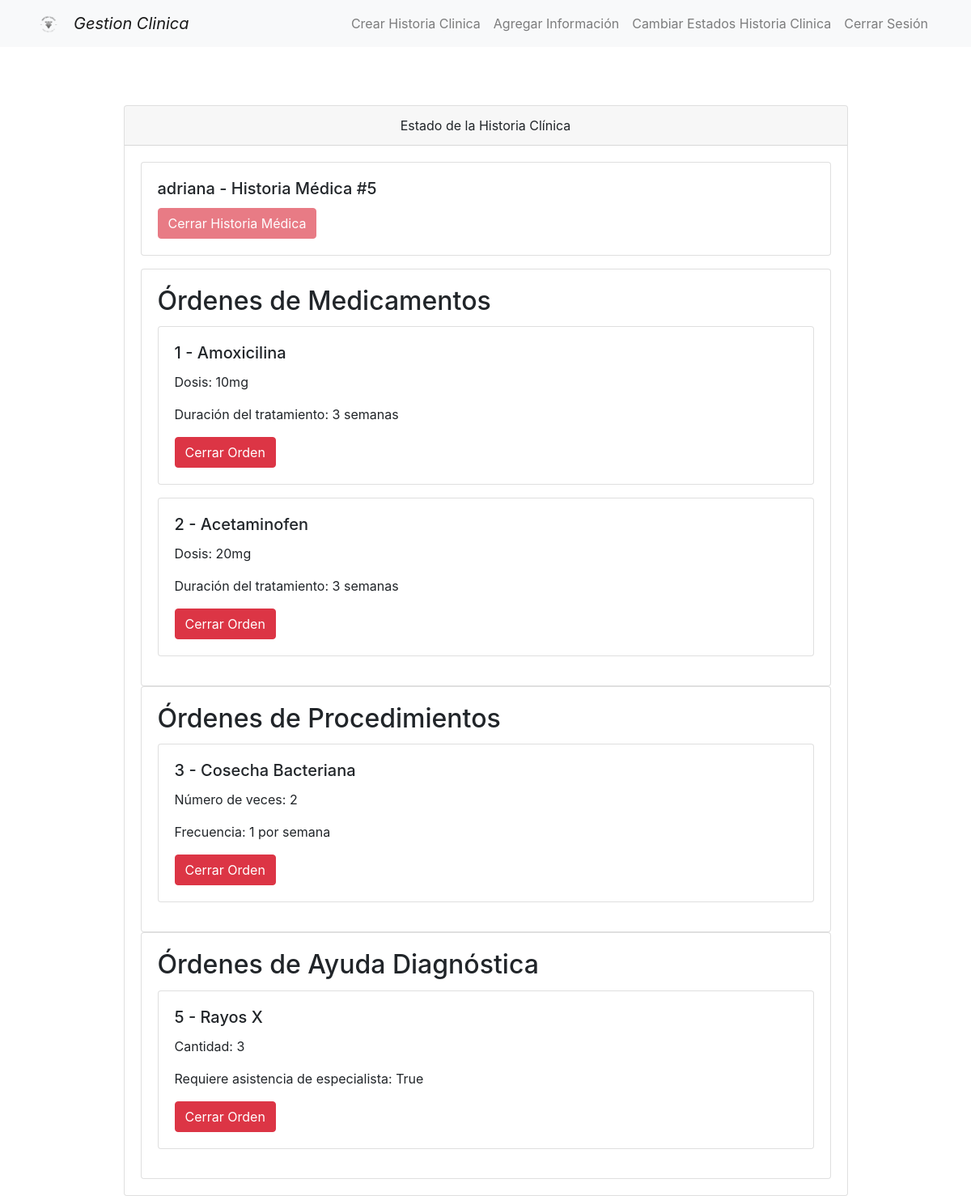
The page /home/medicos/estado_historia/5/ on the database as committed earlier.
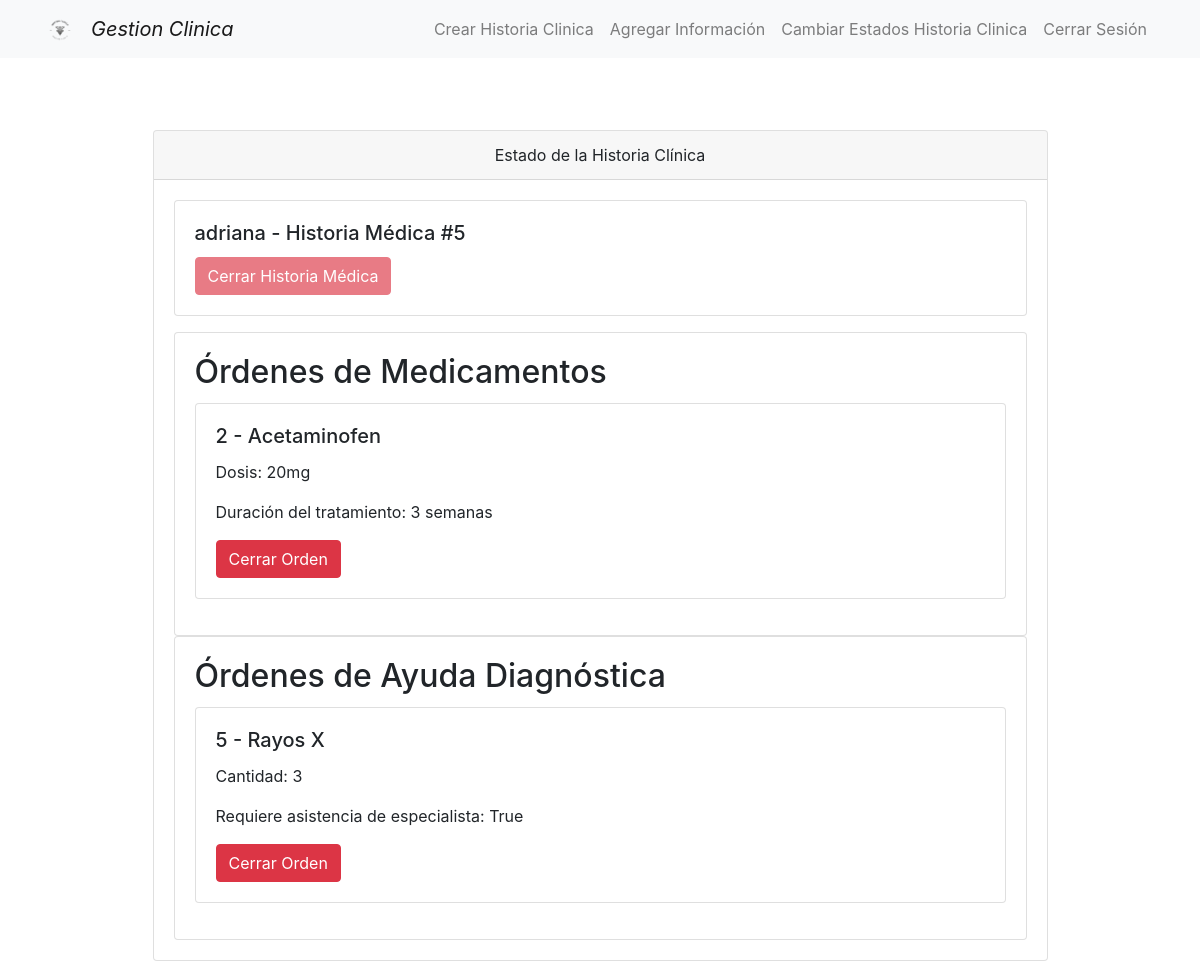
The same page on the database as committed later.
### medicos/models.py (models this page shows, shortened)
class OrdenMedicamento(models.Model):
    orden = models.ForeignKey(Orden, on_delete=models.CASCADE, related_name='medicamentos')
    numero_item = models.PositiveIntegerField()  # Número de ítem dentro de la orden
    nombre_medicamento = models.CharField(max_length=200)
    dosis = models.CharField(max_length=50)
    duracion_tratamiento = models.CharField(max_length=50)
    costo = models.DecimalField(max_digits=10, decimal_places=2)
    cerrada = models.BooleanField(default=False)

class OrdenProcedimiento(models.Model):
    orden = models.ForeignKey(Orden, on_delete=models.CASCADE, related_name='procedimientos')
    numero_item = models.PositiveIntegerField()  # Número de ítem dentro de la orden
    nombre_procedimiento = models.CharField(max_length=200)
    numero_veces = models.PositiveIntegerField()
    frecuencia = models.CharField(max_length=50)
    costo = models.DecimalField(max_digits=10, decimal_places=2)
    requiere_asistencia_especialista = models.BooleanField()
    cerrada = models.BooleanField(default=False)

### medicos/views.py (the view)
# urls.py: path('home/medicos/estado_historia/', views.buscar_estado_historia, name='buscar_estado_historia'),
def estado_historia(request, id_historia_medica):
    historia_clinica = HistoriaClinica.objects.get(id=id_historia_medica)
    paciente_nombre = historia_clinica.paciente.nombre_completo
    ordenes_medicamentos = historia_clinica.ordenes.filter(tipo_orden='medicamento', cerrada=False)
    ordenes_procedimientos = historia_clinica.ordenes.filter(tipo_orden='procedimiento', cerrada=False)
    ordenes_ayuda_diagnostica = historia_clinica.ordenes.filter(tipo_orden='ayuda_diagnostica', cerrada=False)
    detalles_ordenes_medicamentos = []
    for orden in ordenes_medicamentos:
        orden_medicamento = OrdenMedicamento.objects.get(orden=orden)
        detalle = {
            'id': orden.id,
            'nombre_medicamento': orden_medicamento.nombre_medicamento,
            'dosis': orden_medicamento.dosis,
            'duracion_tratamiento': orden_medicamento.duracion_tratamiento,
        }
        detalles_ordenes_medicamentos.append(detalle)
    detalles_ordenes_procedimientos = []
    for orden in ordenes_procedimientos:
        orden_procedimiento = OrdenProcedimiento.objects.get(orden=orden)
        detalle = {
            'id': orden.id,
            'nombre_procedimiento': orden_procedimiento.nombre_procedimiento,
            'numero_veces': orden_procedimiento.numero_veces,
            'frecuencia': orden_procedimiento.frecuencia,
        }
        detalles_ordenes_procedimientos.append(detalle)
    detalles_ordenes_ayuda_diagnostica = []
    for orden in ordenes_ayuda_diagnostica:
        orden_ayuda_diagnostica = OrdenAyudaDiagnostica.objects.get(orden=orden)
        detalle = {
            'id': orden.id,
            'nombre_ayuda_diagnostica': orden_ayuda_diagnostica.nombre_ayuda_diagnostica,
            'cantidad': orden_ayuda_diagnostica.cantidad,
            'requiere_asistencia_especialista': orden_ayuda_diagnostica.requiere_asistencia_especialista,
        }
        detalles_ordenes_ayuda_diagnostica.append(detalle)
    return render(request, 'estado_historia_clinica.html', {
        'historia_clinica': historia_clinica,
        'paciente_nombre': paciente_nombre,
        'detalles_ordenes_medicamentos': detalles_ordenes_medicamentos,
        'detalles_ordenes_procedimientos': detalles_ordenes_procedimientos,
        'detalles_ordenes_ayuda_diagnostica': detalles_ordenes_ayuda_diagnostica,
    })

### medicos/templates/estado_historia_clinica.html (shortened to what the changed rows need)
{% extends "layouts/layout.html" %}
{% load static %}
{% block content %}
<div class="container mt-4">
    <div class="row justify-content-center">
        <div class="col-md-10">
            <div class="card mt-5">
                <div class="card-body">
                    {% if detalles_ordenes_medicamentos %}
                    <div class="card">
                        <div class="card-body">
                            <h2 class="card-title">Órdenes de Medicamentos</h2>
                            {% for orden_medicamento in detalles_ordenes_medicamentos %}
                                <div class="card mb-3">
                                    <div class="card-body">
                                        <h5 class="card-title">{{ orden_medicamento.id }} - {{ orden_medicamento.nombre_medicamento }}</h5>
                                        <p>Dosis: {{ orden_medicamento.dosis }}</p>
                                        <p>Duración del tratamiento: {{ orden_medicamento.duracion_tratamiento }}</p>
                                        <a href="{% url 'cerrar_orden' orden_medicamento.id %}" class="btn btn-danger">Cerrar Orden</a>
                                    </div>
                                </div>
                            {% endfor %}
                        </div>
                    </div>
                    {% endif %}
                    {% if detalles_ordenes_procedimientos %}
                    <div class="card">
                        <div class="card-body">
                            <h2 class="card-title">Órdenes de Procedimientos</h2>
                            {% for orden_procedimiento in detalles_ordenes_procedimientos %}
                                <div class="card mb-3">
                                    <div class="card-body">
                                        <h5 class="card-title">{{ orden_procedimiento.id }} - {{ orden_procedimiento.nombre_procedimiento }}</h5>
                                        <p>Número de veces: {{ orden_procedimiento.numero_veces }}</p>
                                        <p>Frecuencia: {{ orden_procedimiento.frecuencia }}</p>
                                        <a href="{% url 'cerrar_orden' orden_procedimiento.id %}" class="btn btn-danger">Cerrar Orden</a>
                                    </div>
                                </div>
                            {% endfor %}
                        </div>
                    </div>
                    {% endif %}
                    {% if detalles_ordenes_ayuda_diagnostica %}
                    <div class="card">
                        <div class="card-body">
                            <h2 class="card-title">Órdenes de Ayuda Diagnóstica</h2>
                        </div>
                    </div>
                    {% endif %}
                </div>
            </div>
        </div>
    </div>
</div>
{% endblock %}

Rows that differ between the two databases and show on the page:
no longer on this page (row edited): OrdenMedicamento: nombre_medicamento "Amoxicilina", dosis "10mg", duracion_tratamiento "3 semanas"
no longer on this page (row edited): OrdenProcedimiento: nombre_procedimiento "Cosecha Bacteriana", frecuencia "1 por semana"
Other text that changed with them:
list line gone: "1 - Dosis: Duración del tratamiento: Cerrar Orden"
text no longer shown: "Órdenes de Procedimientos"
list line gone: "3 - Número de veces: 2 Frecuencia: Cerrar Orden"
